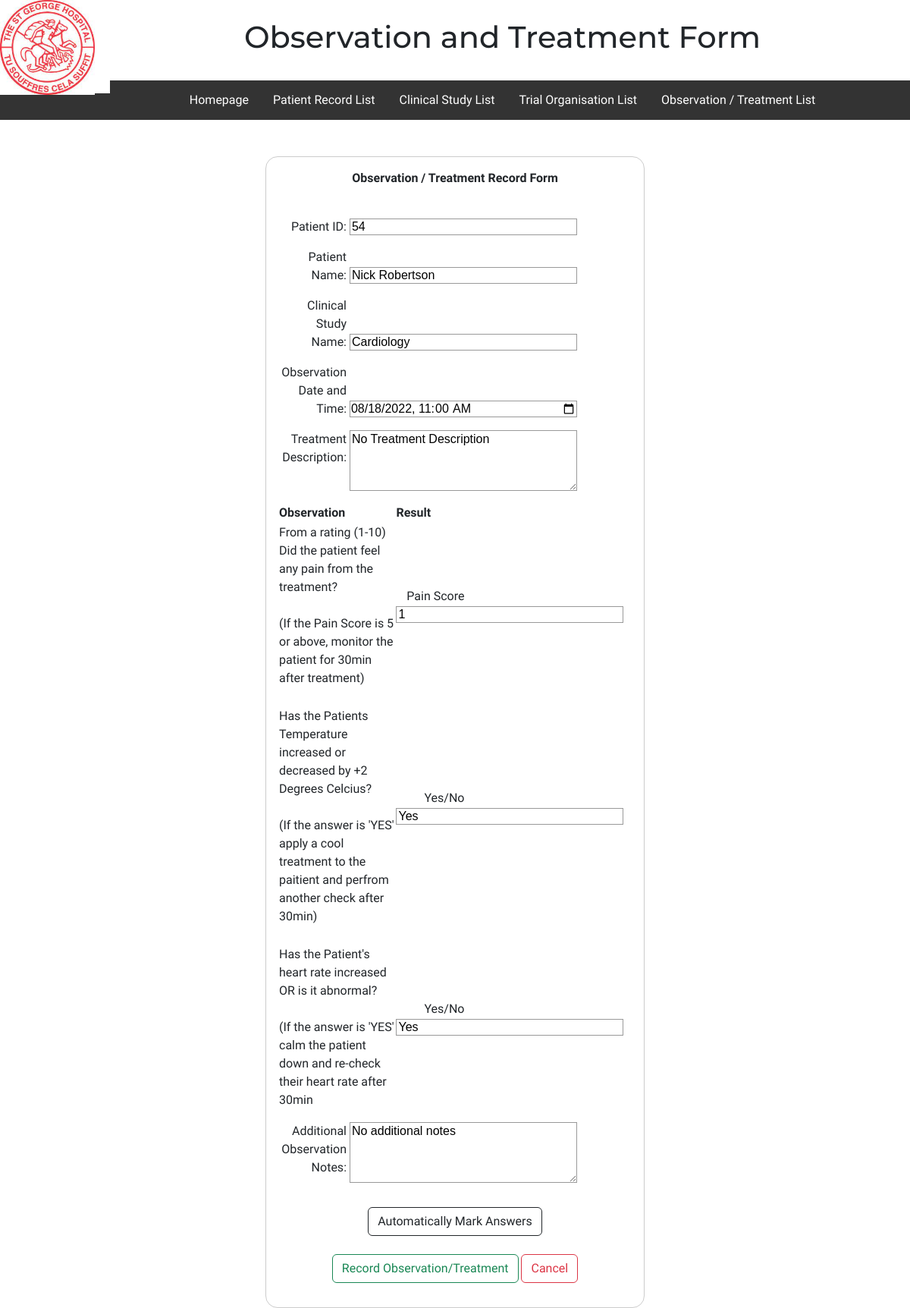
/observationAndTreatmentRecordFolder/editObservationandTreatment.php?observationandTreatmentID=2, run on the app's committed database.
### tables this page shows
CREATE TABLE `patientobservationandtreatment` (
  `observationandTreatmentID` int(11) NOT NULL,
  `patientID` int(255) NOT NULL,
  `patientName` varchar(255) NOT NULL,
  `clinicalStudyName` varchar(255) NOT NULL,
  `observationDateandTime` datetime(6) NOT NULL,
  `treatmentDescription` mediumtext NOT NULL,
  `painScore` int(255) NOT NULL,
  `tempQuestion` varchar(255) NOT NULL,
  `heartRateQuestion` varchar(255) NOT NULL,
  `additionalObservationNotes` mediumtext NOT NULL
);

### observationAndTreatmentRecordFolder/editObservationandTreatment.php (the view, shortened to what this page needs)
<?php
$servername = "localhost";
$username = "root";
$password = "";
$database = "clinicaltesting2";
$connection = new mysqli($servername, $username, $password, $database);
$patientID = "";
$patientName = "";
$clinicalStudyName = "";
$observationDateandTime = "";
$treatmentDescription = "";
$painScore = "";
$tempQuestion = "";
$heartRateQuestion = "";
if ($_SERVER['REQUEST_METHOD'] == 'GET') {
	$observationandTreatmentID = $_GET["observationandTreatmentID"];
	$sql = "SELECT * FROM patientobservationandtreatment WHERE observationandTreatmentID=$observationandTreatmentID";
	$result = $connection->query($sql);
	$row = $result->fetch_assoc();
	$patientID = $row["patientID"];
	$patientName = $row["patientName"];
	$clinicalStudyName = $row["clinicalStudyName"];
	$observationDateandTime = $row["observationDateandTime"];
	$treatmentDescription = $row["treatmentDescription"];
	$painScore = $row["painScore"];
	$tempQuestion = $row["tempQuestion"];
	$heartRateQuestion = $row["heartRateQuestion"];
	$additionalObservationNotes = $row["additionalObservationNotes"];
}
?>
<!DOCTYPE html>
<html>
<head>
	<link rel="stylesheet" href="../style.css">
</head>
<body>
	<div class="header">
		<a href="../Homepage.html">
			<img src="../Images/Hospital Logo.jpg" alt="St George Logo"></a>
		<h1>Observation and Treatment Form</h1>
	</div>
	<br>
	<div class="topnav">
		<div id="topnav">
			<a href="Homepage.html">Homepage</a>
			<a href="/clinicalTestingWebsite/patientRecordsFolder/patientRecordList.php">Patient Record List</a>
			<a href="/clinicalTestingWebsite/clinicalStudiesFolder/clinicalStudyList.php">Clinical Study List</a>
			<a href="/clinicalTestingWebsite/trialOrganisationsFolder/trialOrganisationsList.php">Trial Organisation List</a>
			<a href="/clinicalTestingWebsite/observationAndTreatmentRecordFolder/observationAndTreatmentList.php">Observation / Treatment List</a>
		</div>
	</div>
	<br>
	<br>
	<ul>
		<form method="post">
			<ul>
				<div class="textOnForm">
					<b>Observation / Treatment Record Form</b>
				</div>
				<br>
				<li>
					<label for="patientID">Patient ID:</label>
					<input type="number" id="patientID" name="patientID" value="<?php echo $patientID; ?>" placeholder="Enter patientID (Number)" />
				</li>
				<li>
					<label for="patientName">Patient Name:</label>
					<input type="text" id="patientName" name="patientName" value="<?php echo $patientName; ?>" placeholder="Enter Patient Name" />
				</li>
				<li>
					<label for="clinicalStudyName">Clinical Study Name:</label>
					<input type="text" id="clinicalStudyName" name="clinicalStudyName" value="<?php echo $clinicalStudyName; ?>" placeholder="Enter the title of the Clinical Study" />
				</li>
				<li>
					<label for="observationDateandTime">Observation Date and Time:</label>
					<input type="datetime-local" name="observationDateandTime" value="<?php echo date('Y-m-d\TH:i', strtotime($observationDateandTime));
																						?>" />
				</li>
				<li>
					<label for="treatmentDescription">Treatment Description:</label>
					<textarea id="treatmentDescription" name="treatmentDescription" placeholder="Enter the type of treatment and any further details regarding it here"><?php echo $treatmentDescription; ?></textarea>
				</li>
				<li>
					<table>
						<tr>
							<th>Observation</th>
							<th>Result</th>
						</tr>
						<tr>
							<td>From a rating (1-10) Did the patient feel any pain from the treatment? <br><br>(If the Pain Score is 5 or above, monitor the patient for 30min after treatment)</td>
							<td><label for="painScore"> Pain Score</label>
								<input type="number" id="painScore" name="painScore" min="1" max="10" value="<?php echo $painScore; ?>" placeholder="Enter a digit between 1-10" />
							</td>
						</tr>
						<tr>
							<td><br>Has the Patients Temperature increased or decreased by +2 Degrees Celcius? <br><br>(If the answer is 'YES' apply a cool treatment to the paitient and perfrom another check after 30min)</td>
							<td>
								<label>Yes/No</label>
								<input type="text" id="tempQuestion" name="tempQuestion" value="<?php echo $tempQuestion; ?>" placeholder="Enter Yes/No"></input>
							</td>
						</tr>
						<tr>
							<td><br>Has the Patient's heart rate increased OR is it abnormal? <br><br>(If the answer is 'YES' calm the patient down and re-check their heart rate after 30min</td>
							<td><label>Yes/No</label>
								<input type="text" id="heartRateQuestion" name="heartRateQuestion" value="<?php echo $heartRateQuestion; ?>" placeholder="Enter Yes/No"></input>
							</td>
						</tr>
					</table>
				</li>
				<li>
					<label for="additionalObservationNotes">Additional Observation Notes:</label>
					<textarea id="additionalObservationNotes" name="additionalObservationNotes" placeholder="Enter any addtional notes about the Observation (Especially if the above Observation table is not applicable)"><?php echo $additionalObservationNotes; ?></textarea>
				</li>
				<li>
					<div class="buttonHolder">
						<button type="button" onclick="myFunction()" class="btn btn-outline-dark">Automatically Mark Answers</button>
						<br>
						<br>
						<button type="submit" class="btn btn-outline-success">Record Observation/Treatment</button>
						<a class="btn btn-outline-danger" href="/clinicalTestingWebsite/observationAndTreatmentRecordFolder/ObservationAndTreatmentlist.php" role="button">Cancel</a>
					</div>
				</li>
			</ul>
		</form>
</body>
</html>

### style.css (style rules this page uses)
body { background-color: white; box-sizing: border-box; margin: auto; font-family: 'PT Sans Caption', sans-serif; }
.header { background-color: white; padding: 20px; text-align: center; vertical-align: middle; display: inline; max-height: 100px; }
.header h1 { position: relative; vertical-align: middle; font-family: 'Montserrat', sans-serif; }
.header a { text-decoration: none; color: black; }
.header img { float: left; width: 125px; height: 125px; background-color: white; }
.buttonHolder { text-align: center; padding: 1em; }
#topnav { display: flex; justify-content: center; align-items: center; }
.topnav { overflow:visible; background-color: #333; text-align: center; margin-left: auto; margin-right: auto; vertical-align: middle; }
.topnav a { float: left; display: block; color: white; padding: 14px 16px; text-decoration: none; }
form { margin: 0 auto; width: 500px; padding: 1em; border: 1px solid #ccc; border-radius: 1em; background-color: white; }
.textOnForm { text-align: center; }
ul { list-style: none; padding: 0; margin: 0; }
form li+li { margin-top: 1em; }
label { display: inline-block; width: 90px; text-align: right; }
input, textarea { font: 1em sans-serif; width: 300px; box-sizing: border-box; border: 1px solid #999; }
textarea { vertical-align: top; height: 5em; }

### data on the page
patientobservationandtreatment: patientID "54", patientName "Nick Robertson", clinicalStudyName "Cardiology", observationDateandTime "08/18/2022 11:00", treatmentDescription "No Treatment Description", painScore "1", tempQuestion "Yes", heartRateQuestion "Yes", additionalObservationNotes "No additional notes"
